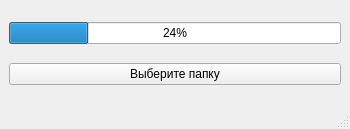
<?xml version="1.0" encoding="UTF-8"?>
<ui version="4.0">
 <class>MainWindow</class>
 <widget class="QMainWindow" name="MainWindow">
  <property name="geometry">
   <rect>
    <x>0</x>
    <y>0</y>
    <width>350</width>
    <height>129</height>
   </rect>
  </property>
  <property name="windowTitle">
   <string>MainWindow</string>
  </property>
  <widget class="QWidget" name="centralwidget">
   <layout class="QVBoxLayout" name="verticalLayout">
    <item>
     <widget class="QProgressBar" name="progressBar">
      <property name="value">
       <number>24</number>
      </property>
     </widget>
    </item>
    <item>
     <widget class="QPushButton" name="btnBrowse">
      <property name="text">
       <string>Выберите папку</string>
      </property>
     </widget>
    </item>
   </layout>
  </widget>
  <widget class="QMenuBar" name="menubar">
   <property name="geometry">
    <rect>
     <x>0</x>
     <y>0</y>
     <width>350</width>
     <height>21</height>
    </rect>
   </property>
  </widget>
  <widget class="QStatusBar" name="statusbar"/>
 </widget>
 <resources/>
 <connections/>
</ui>
